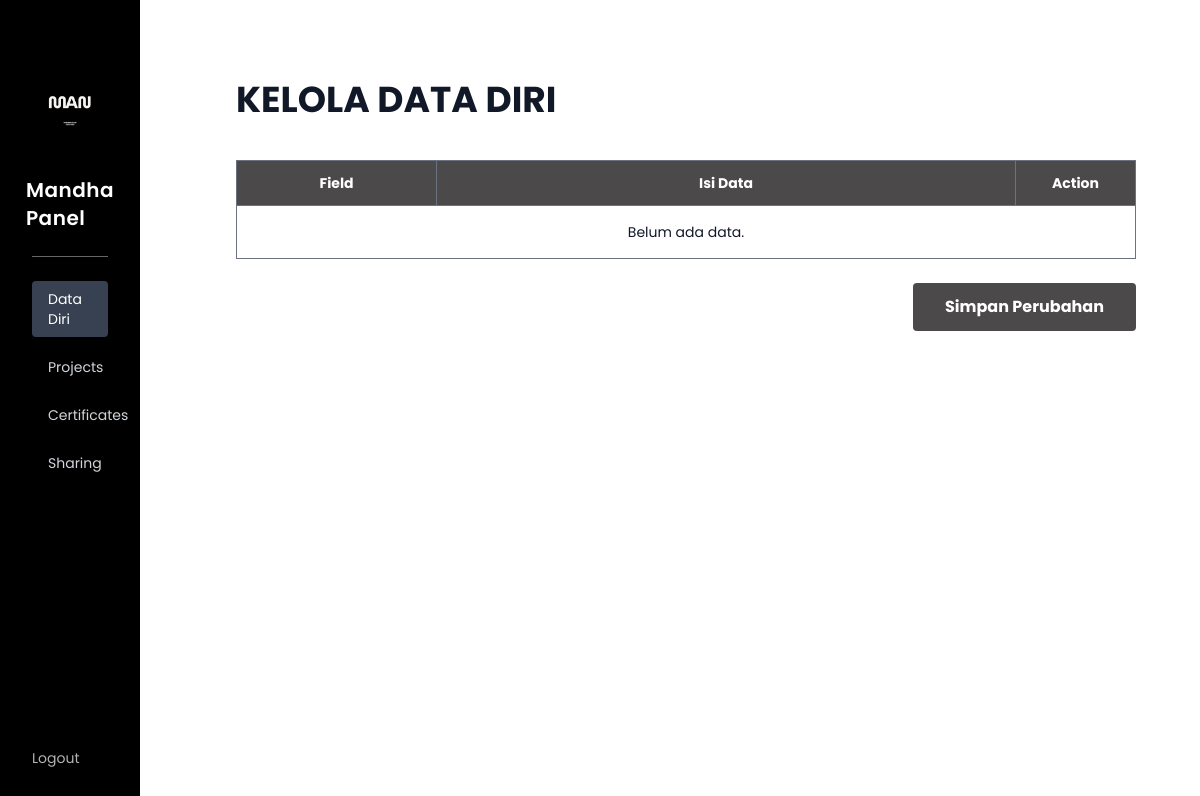
/page_php/admin/biodata/datadiri_admin.php, run on an earlier commit of the app's database.
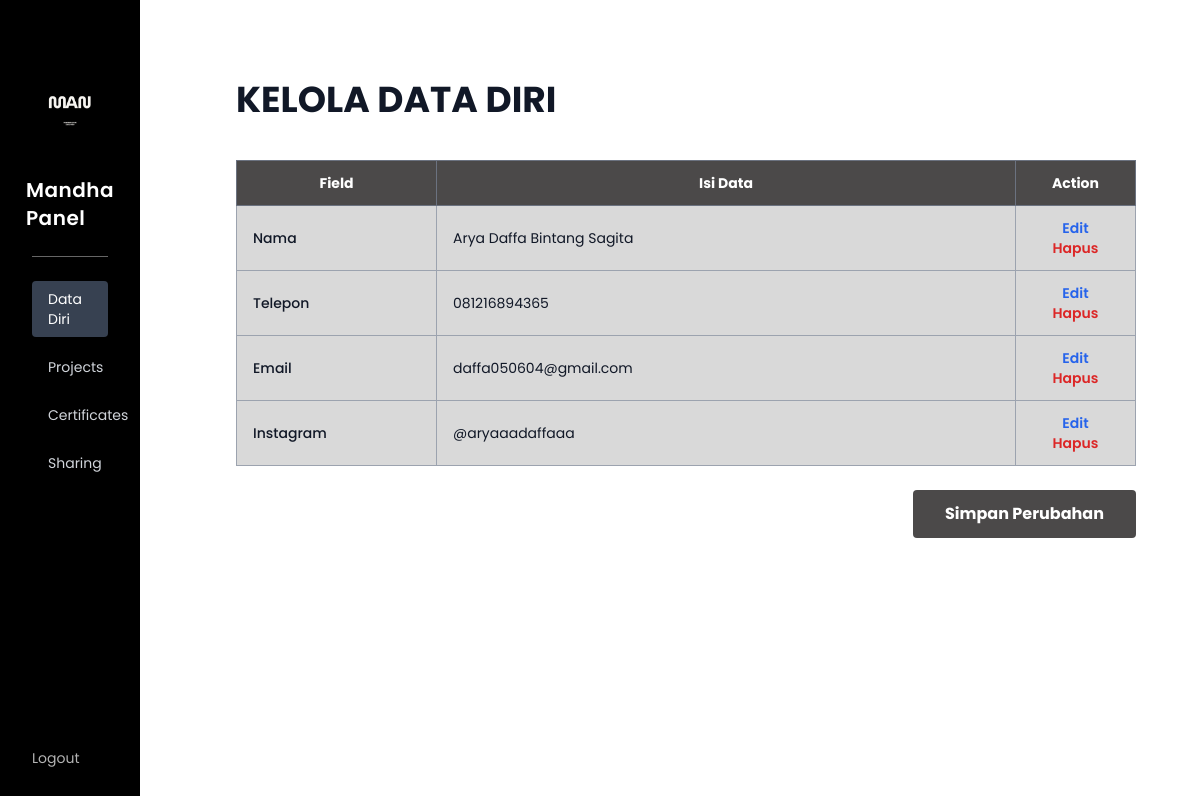
And on a later commit of the database.
### tables this page shows
CREATE TABLE `biodata` (
  `id` int NOT NULL,
  `field` varchar(100) NOT NULL,
  `isi` varchar(255) NOT NULL
);

### page_php/admin/biodata/datadiri_admin.php (the view, shortened to what this page needs)
<?php
include '../../config/koneksi.php';
$query = "SELECT * FROM biodata";
$result = mysqli_query($koneksi, $query);
?>
<!DOCTYPE html>
<html lang="id">
<head>
  <script src="https://cdn.tailwindcss.com"></script>
</head>
<body class="bg-white text-gray-900 w-auto min-h-screen mx-auto overflow-x-hidden">
  <div class="w-full flex">
    <?php include '../sidebar_admin.php'; ?>
    <main class="flex-1 p-16 pl-24">
      <h1 class="text-4xl font-bold mb-10 mt-4">KELOLA DATA DIRI</h1>
      <div class="w-[900px]">
        <form action="" method="POST">
          <table class="w-full text-sm border border-gray-500 border-collapse mb-6">
            <thead>
              <tr class="text-white text-center" style="background-color: #4B4949;">
                <th class="py-3 px-4 w-[200px] border border-gray-500">Field</th>
                <th class="py-3 px-4 border border-gray-500">Isi Data</th>
                <th class="py-3 px-4 w-[120px] border border-gray-500">Action</th>
              </tr>
            </thead>
            <tbody>
              <?php
              if (mysqli_num_rows($result) > 0) {
                while ($row = mysqli_fetch_assoc($result)) :
              ?>
                  <tr style="background-color: #D9D9D9;">
                    <td class="py-3 px-4 border border-gray-400 font-medium">
                      <?= $row['field']; ?>
                    </td>
                    <td class="py-3 px-4 border border-gray-400">
                      <?= $row['isi']; ?>
                    </td>
                    <td class="py-3 px-4 border border-gray-400 text-sm text-center">
                      <a class="text-blue-600 font-semibold hover:underline"
                        href="edit_datadiri.php?id=<?= $row['id']; ?>">
                        Edit
                      </a>
                      <br>
                      <a class="text-red-600 font-semibold hover:underline"
                        href="proses_hapus.php?id=<?= $row['id']; ?>"
                        onclick="return confirm('Yakin ingin menghapus data ini?');">
                        Hapus
                      </a>
                    </td>
                  </tr>
              <?php
                endwhile;
              } else {
                echo "<tr><td colspan='3' class='text-center py-4'>Belum ada data.</td></tr>";
              }
              ?>
            </tbody>
          </table>
          <div class="flex justify-end">
            <button type="submit" name="simpan" class="bg-[#4B4949] hover:bg-[#2c2c2c] text-white font-bold py-3 px-8 rounded transition">
              Simpan Perubahan
            </button>
          </div>
        </form>
      </div>
    </main>
  </div>
</body>
</html>

### page_php/admin/sidebar_admin.php
<?php
$current_page = basename($_SERVER['PHP_SELF']);
$current_path = $_SERVER['SCRIPT_NAME'];
$keyword = '/admin/';
$posisi = strpos($current_path, $keyword);
if ($posisi !== false) {
    $base_admin = substr($current_path, 0, $posisi + strlen($keyword));
} else {
    $base_admin = '';
}
$active_class = "bg-gray-700 text-white shadow-md";
$inactive_class = "hover:bg-gray-700 hover:text-white transition text-gray-300";
?>
<aside class="w-[320px] bg-black text-white min-h-screen p-8 flex flex-col justify-between overflow-y-auto">
    <div class="flex flex-col items-center mt-4 w-full">
        <img src="../../../Assets/LOGO.png" class="h-28 mb-4 object-contain" alt="Logo Mandha" />
        <h2 class="text-xl font-semibold mb-6 tracking-wide">Mandha Panel</h2>
        <div class="w-full h-[1px] bg-white opacity-40 mb-6"></div>
        <nav class="w-full space-y-3 text-sm">
            <a class="block px-4 py-2 rounded transition <?= ($current_page == 'datadiri_admin.php') ? $active_class : $inactive_class ?>"
                href="<?= $base_admin ?>biodata/datadiri_admin.php">
                Data Diri
            </a>
            <a class="block px-4 py-2 rounded transition <?= (strpos($current_page, 'project') !== false) ? $active_class : $inactive_class ?>"
                href="<?= $base_admin ?>project/project_admin.php">
                Projects
            </a>
            <a class="block px-4 py-2 rounded transition <?= (strpos($current_page, 'certificate') !== false) ? $active_class : $inactive_class ?>"
                href="<?= $base_admin ?>certificate/certificates_admin.php">
                Certificates
            </a>
            <a class="block px-4 py-2 rounded transition <?= (strpos($current_page, 'sharing') !== false) ? $active_class : $inactive_class ?>"
                href="<?= $base_admin ?>sharing/sharing_admin.php">
                Sharing
            </a>
        </nav>
    </div>
    <a href="<?= $base_admin ?>logout.php" class="text-sm opacity-70 cursor-pointer block hover:text-white transition hover:underline mt-10">
        Logout
    </a>
</aside>

### page_php/admin/biodata/datadiri_admin.php (style rules this page uses)
body { font-family: 'Poppins', sans-serif; }

What changed in the data, as far as the page shows it:
added biodata: field "Nama", isi "Arya Daffa Bintang Sagita"
added biodata: field "Telepon", isi "081216894365"
added biodata: field "Email", isi "daffa050604@gmail.com"
added biodata: field "Instagram", isi "@aryaaadaffaaa"
Also different on the page:
text no longer shown: "Belum ada data."
